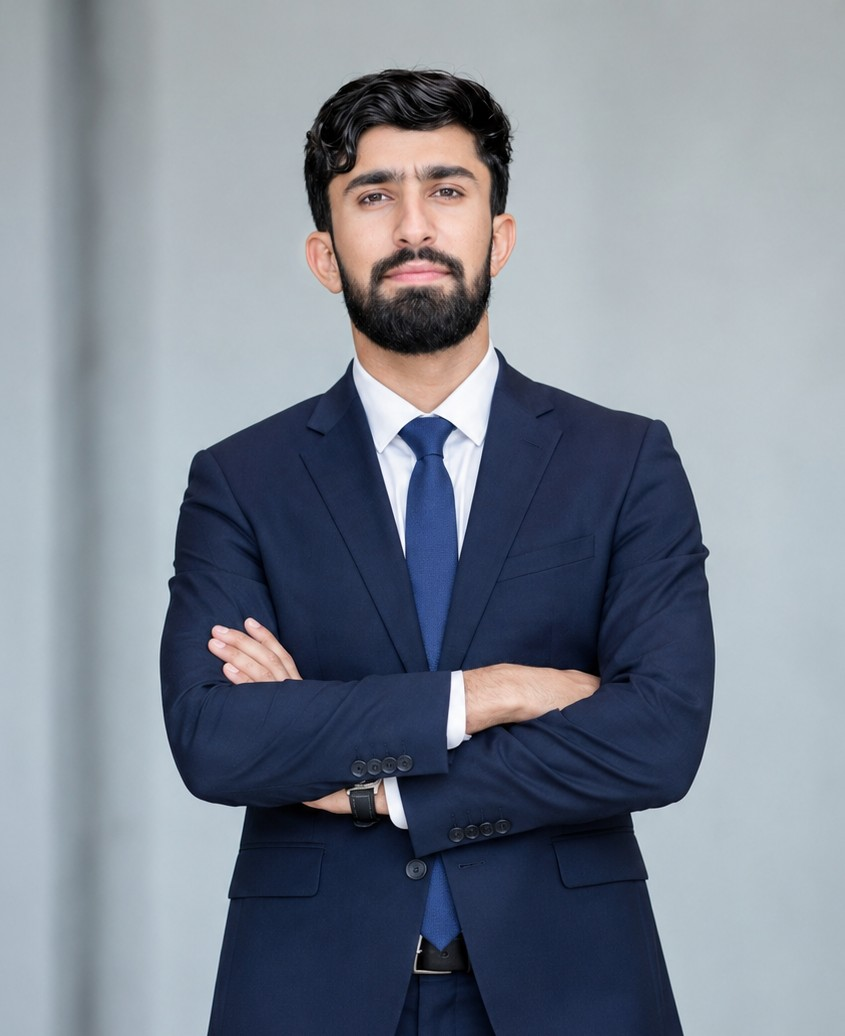
#> input picture source-photo.jpg, 845 x 1036 px
$ python generate_assets.py
#> lines starting #> are read from the running program, lines starting #| are printed output that depends on the picture
from PIL import Image, ImageEnhance, ImageOps
from pathlib import Path
import html

R=Path(".")
im=Image.open(R/"source-photo.jpg").convert("RGB")
#> im is the input picture: PIL image 845x1036 RGB; mean R, G, B 124.1, 131.8, 144
w,h=im.size
#> w = 845; h = 1036
im=im.crop((int(w*.12),int(h*.02),int(w*.88),int(h*.98)))
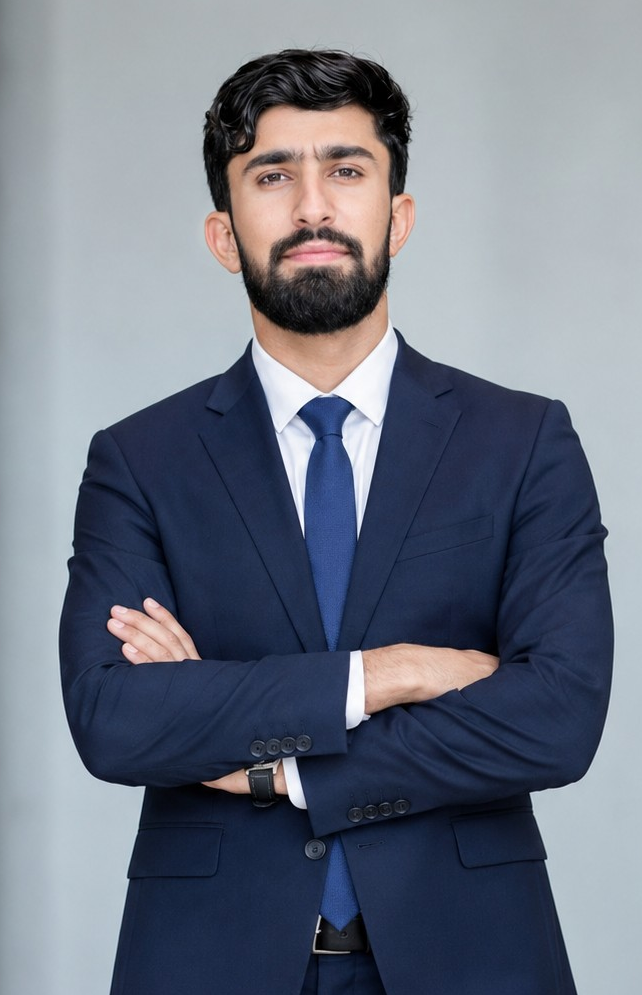
#> im: PIL image 642x995 RGB; mean R, G, B 110.4, 117.1, 130.8
tw,th=900,1125
im.thumbnail((tw,th),Image.Resampling.LANCZOS)
canvas=Image.new("RGB",(tw,th),(10,14,22))
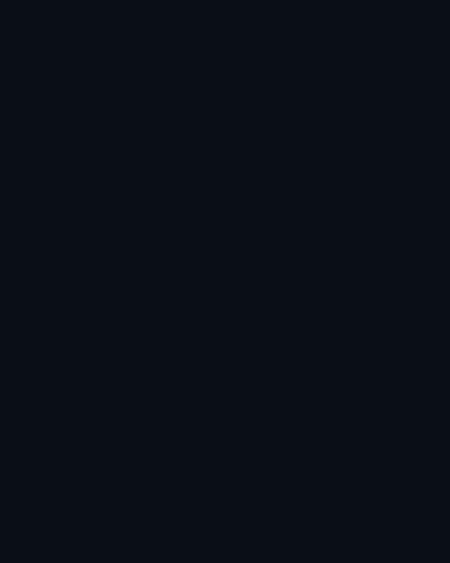
#> canvas: PIL image 900x1125 RGB (shown at 1/2 size); mean R, G, B 10, 14, 22
canvas.paste(im,((tw-im.width)//2,(th-im.height)//2))
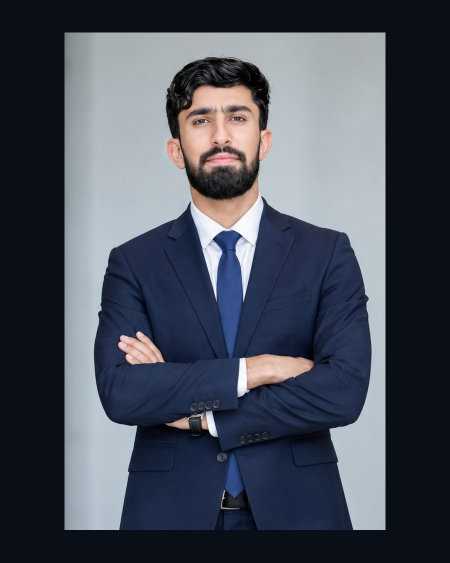
#> canvas: PIL image 900x1125 RGB (shown at 1/2 size); mean R, G, B 73.4, 79.1, 90.7
im=ImageEnhance.Contrast(canvas).enhance(1.12)
#> im: PIL image 900x1125 RGB
im=ImageEnhance.Sharpness(im).enhance(1.25)
im.save(R/"source-prepped.png")

COLS,ROWS=88,56
CELL_W,CELL_H=9,15
PAD,TITLE,STATUS=22,34,34
ART_W,ART_H=COLS*CELL_W,ROWS*CELL_H
W,H=ART_W+PAD*2,TITLE+ART_H+STATUS+PAD
g=ImageOps.grayscale(im).resize((COLS,ROWS),Image.Resampling.LANCZOS)
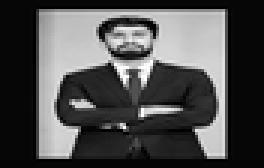
#> g: PIL image 88x56 L (shown 3 times larger); min 0, max 255, mean 78.4
g=ImageEnhance.Contrast(g).enhance(1.18)
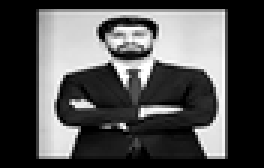
#> g: PIL image 88x56 L (shown 3 times larger); min 0, max 255, mean 80.8
px=g.load()
ramp=" .,:;irsXA253hMHGS#9B&@"
rows=[]
for yy in range(ROWS):
    line=""
    for xx in range(COLS):
        lum=(px[xx,yy]/255.0)**1.08
        idx=int((1-lum)*(len(ramp)-1)+.5)
        line+=ramp[max(0,min(len(ramp)-1,idx))]
    rows.append(line)
#> after the loop, rows = 56 items
esc=lambda x:html.escape(x)

p=[]
p.append('<svg xmlns="http://www.w3.org/2000/svg" width="%d" height="%d" viewBox="0 0 %d %d" role="img" aria-label="Aurangzaib Brohi colorful animated ASCII portrait" font-family="ui-monospace, SFMono-Regular, Menlo, Consolas, monospace">'%(W,H,W,H))
p.append('<defs><linearGradient id="bg" x1="0" y1="0" x2="0" y2="1"><stop stop-color="#101827"/><stop offset="1" stop-color="#05070b"/></linearGradient>')
p.append('<linearGradient id="rainbow" gradientUnits="userSpaceOnUse" x1="0" y1="0" x2="%d" y2="0">'%W)
p.append('<stop stop-color="#00E5FF"/><stop offset=".2" stop-color="#2979FF"/><stop offset=".4" stop-color="#7C4DFF"/><stop offset=".6" stop-color="#E040FB"/><stop offset=".8" stop-color="#FF4081"/><stop offset="1" stop-color="#FFD740"/>')
p.append('<animate attributeName="x1" values="0;%d;0" dur="8s" repeatCount="indefinite"/><animate attributeName="x2" values="%d;%d;%d" dur="8s" repeatCount="indefinite"/></linearGradient>'%(W,W,W*2,W))
p.append('<linearGradient id="accent" x1="0" x2="1"><stop offset="0" stop-color="#00E5FF"/><stop offset=".5" stop-color="#7C4DFF"/><stop offset="1" stop-color="#FF4081"/></linearGradient>')
p.append('<filter id="glow"><feGaussianBlur stdDeviation="2.2" result="b"/><feMerge><feMergeNode in="b"/><feMergeNode in="SourceGraphic"/></feMerge></filter></defs>')
p.append('<rect width="100%%" height="100%%" rx="14" fill="url(#bg)"/><rect x=".5" y=".5" width="%d" height="%d" rx="14" fill="none" stroke="#26334a"/>'%(W-1,H-1))
for i,c in enumerate(["#ff5f56","#ffbd2e","#27c93f"]):
    p.append('<circle cx="%d" cy="%g" r="5" fill="%s"/>'%(PAD+i*17,TITLE/2,c))
p.append('<text x="%g" y="%g" fill="#9FB3C8" font-size="12" text-anchor="middle">aurangzaib@github: ~$ ./portrait.sh</text>'%(W/2,TITLE/2+4))
art_top=TITLE+PAD*.35
fs=CELL_H*.84
for ry,line in enumerate(rows):
    y=art_top+ry*CELL_H+CELL_H*.74
    row_y=art_top+ry*CELL_H
    delay=ry*.065
    p.append('<clipPath id="r%d"><rect x="%d" y="%.1f" height="%d" width="0"><animate attributeName="width" from="0" to="%d" begin="%.3fs" dur=".09s" fill="freeze"/></rect></clipPath>'%(ry,PAD,row_y,CELL_H,ART_W,delay))
    p.append('<g clip-path="url(#r%d)"><text xml:space="preserve" x="%d" y="%.1f" fill="url(#rainbow)" filter="url(#glow)" font-size="%.1f" textLength="%d" lengthAdjust="spacing">%s</text></g>'%(ry,PAD,y,fs,ART_W,esc(line)))
    p.append('<rect y="%.1f" width="%d" height="%d" fill="#fff" opacity="0"><animate attributeName="x" from="%d" to="%d" begin="%.3fs" dur=".09s" fill="freeze"/><set attributeName="opacity" to=".9" begin="%.3fs"/><set attributeName="opacity" to="0" begin="%.3fs"/></rect>'%(row_y+1,CELL_W,CELL_H-2,PAD,PAD+ART_W,delay,delay,delay+.09))
#> this loop made 56 passes
#> (y, row_y, delay) on passes 1 to 12: (52.8, 41.7, 0), (67.8, 56.7, 0.065), (82.8, 71.7, 0.13), (97.8, 86.7, 0.195), (112.8, 101.7, 0.26), (127.8, 116.7, 0.325), (142.8, 131.7, 0.39), (157.8, 146.7, 0.455), (172.8, 161.7, 0.52), (187.8, 176.7, 0.585), (202.8, 191.7, 0.65), (217.8, 206.7, 0.715)
#> after the loop, p = 180 items
sl=TITLE+ART_H+PAD*.35
sy=sl+20
p.append('<line x1="0" y1="%.1f" x2="%d" y2="%.1f" stroke="#26334a"/>'%(sl,W,sl))
p.append('<text x="%d" y="%.1f" fill="#9FB3C8" font-size="13">aurangzaib@github:~$ whoami <tspan fill="url(#rainbow)" font-weight="700">Aurangzaib Brohi</tspan></text>'%(PAD,sy))
p.append('<rect x="%d" y="%.1f" width="8" height="14" fill="#00E5FF"><animate attributeName="opacity" values="1;1;0;0" keyTimes="0;.5;.51;1" dur="1s" repeatCount="indefinite"/></rect>'%(PAD+238,sy-12))
p.append('<rect x="%d" y="%.1f" width="%d" height="2" fill="url(#accent)" opacity=".22"><animate attributeName="y" from="%.1f" to="%.1f" dur="4.5s" repeatCount="indefinite"/></rect>'%(PAD,art_top,ART_W,art_top,art_top+ART_H))
p.append('</svg>')
(R/"avi-ascii.svg").write_text("".join(p),encoding="utf-8")

info=[("user","Aurangzaib Brohi"),("role","Data Scientist / ML Engineer"),("stack","Python • Pandas • NumPy • Scikit-Learn"),("web","HTML • CSS • JavaScript • REST APIs"),("automation","n8n Workflow Automation"),("database","SQL • SQLite"),("education","BS Computer Science • Sukkur IBA University"),("focus","Data Science • Machine Learning • Automation"),("status","Open to projects & collaborations")]
CW,CH=1100,455
c=['<svg xmlns="http://www.w3.org/2000/svg" width="%d" height="%d" viewBox="0 0 %d %d" role="img" aria-label="Aurangzaib Brohi developer information card">'%(CW,CH,CW,CH)]
c.append('<defs><linearGradient id="cbg" x1="0" y1="0" x2="1" y2="1"><stop stop-color="#0b1220"/><stop offset=".55" stop-color="#111827"/><stop offset="1" stop-color="#090d16"/></linearGradient><linearGradient id="line" x1="0" x2="1"><stop stop-color="#00E5FF"/><stop offset=".5" stop-color="#7C4DFF"/><stop offset="1" stop-color="#FF4081"/></linearGradient></defs>')
c.append('<rect width="%d" height="%d" rx="16" fill="url(#cbg)"/><rect x=".5" y=".5" width="%d" height="%d" rx="16" fill="none" stroke="#26334a"/>'%(CW,CH,CW-1,CH-1))
for i,col in enumerate(["#ff5f56","#ffbd2e","#27c93f"]): c.append('<circle cx="%d" cy="26" r="5" fill="%s"/>'%(26+i*18,col))
c.append('<text x="86" y="32" fill="#E8F1FF" font-size="22" font-weight="800">aurangzaib@github — neofetch</text>')
c.append('<rect x="22" y="50" width="856" height="2" fill="url(#line)"><animate attributeName="x" values="22;200;22" dur="3s" repeatCount="indefinite"/></rect>')
y=100
colors=["#00E5FF","#64B5F6","#7C4DFF","#BA68C8","#FF4081","#FF7043","#FFD54F","#69F0AE","#40C4FF"]
for i,(k,v) in enumerate(info):
    c.append('<text x="28" y="%d" fill="%s" font-size="17" font-weight="800">%s</text>'%(y,colors[i],esc(k)))
    c.append('<text x="175" y="%d" fill="#D7E3F4" font-size="17">%s</text>'%(y,esc(v)))
    y+=38
c.append('<text x="28" y="432" fill="#7F93AA" font-size="13">Generated by Aurangzaib • animated SVG • self-hosted on GitHub</text></svg>')
(R/"info-card.svg").write_text("".join(c),encoding="utf-8")
print("Generated colorful animated SVG assets.")
